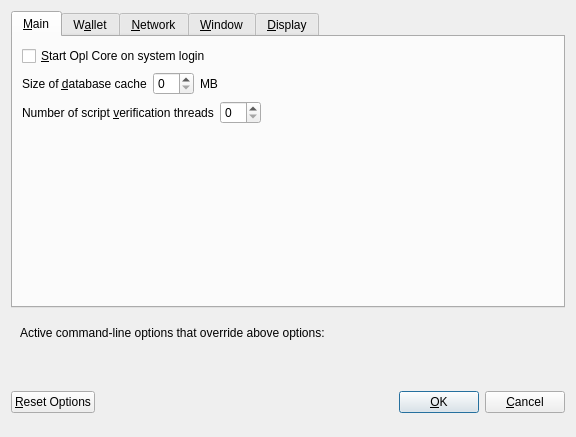
<?xml version="1.0" encoding="UTF-8"?>
<ui version="4.0">
 <class>OptionsDialog</class>
 <widget class="QDialog" name="OptionsDialog">
  <property name="geometry">
   <rect>
    <x>0</x>
    <y>0</y>
    <width>576</width>
    <height>402</height>
   </rect>
  </property>
  <property name="windowTitle">
   <string>Options</string>
  </property>
  <property name="modal">
   <bool>true</bool>
  </property>
  <layout class="QVBoxLayout" name="verticalLayout">
   <item>
    <widget class="QTabWidget" name="tabWidget">
     <property name="currentIndex">
      <number>0</number>
     </property>
     <widget class="QWidget" name="tabMain">
      <attribute name="title">
       <string>&amp;Main</string>
      </attribute>
      <layout class="QVBoxLayout" name="verticalLayout_Main">
       <item>
        <widget class="QCheckBox" name="bitcoinAtStartup">
         <property name="toolTip">
          <string>Automatically start Opl Core after logging in to the system.</string>
         </property>
         <property name="text">
          <string>&amp;Start Opl Core on system login</string>
         </property>
        </widget>
       </item>
       <item>
        <layout class="QHBoxLayout" name="horizontalLayout_2_Main">
         <item>
          <widget class="QLabel" name="databaseCacheLabel">
           <property name="text">
            <string>Size of &amp;database cache</string>
           </property>
           <property name="textFormat">
            <enum>Qt::PlainText</enum>
           </property>
           <property name="buddy">
            <cstring>databaseCache</cstring>
           </property>
          </widget>
         </item>
         <item>
          <widget class="QSpinBox" name="databaseCache"/>
         </item>
         <item>
          <widget class="QLabel" name="databaseCacheUnitLabel">
           <property name="text">
            <string>MB</string>
           </property>
           <property name="textFormat">
            <enum>Qt::PlainText</enum>
           </property>
          </widget>
         </item>
         <item>
          <spacer name="horizontalSpacer_2_Main">
           <property name="orientation">
            <enum>Qt::Horizontal</enum>
           </property>
           <property name="sizeHint" stdset="0">
            <size>
             <width>40</width>
             <height>20</height>
            </size>
           </property>
          </spacer>
         </item>
        </layout>
       </item>
       <item>
        <layout class="QHBoxLayout" name="horizontalLayout_3_Main">
         <item>
          <widget class="QLabel" name="threadsScriptVerifLabel">
           <property name="text">
            <string>Number of script &amp;verification threads</string>
           </property>
           <property name="textFormat">
            <enum>Qt::PlainText</enum>
           </property>
           <property name="buddy">
            <cstring>threadsScriptVerif</cstring>
           </property>
          </widget>
         </item>
         <item>
          <widget class="QSpinBox" name="threadsScriptVerif">
           <property name="toolTip">
            <string>(0 = auto, &lt;0 = leave that many cores free)</string>
           </property>
          </widget>
         </item>
         <item>
          <spacer name="horizontalSpacer_3_Main">
           <property name="orientation">
            <enum>Qt::Horizontal</enum>
           </property>
           <property name="sizeHint" stdset="0">
            <size>
             <width>40</width>
             <height>20</height>
            </size>
           </property>
          </spacer>
         </item>
        </layout>
       </item>
       <item>
        <spacer name="verticalSpacer_Main">
         <property name="orientation">
          <enum>Qt::Vertical</enum>
         </property>
         <property name="sizeHint" stdset="0">
          <size>
           <width>20</width>
           <height>40</height>
          </size>
         </property>
        </spacer>
       </item>
      </layout>
     </widget>
     <widget class="QWidget" name="tabWallet">
      <attribute name="title">
       <string>W&amp;allet</string>
      </attribute>
      <layout class="QVBoxLayout" name="verticalLayout_Wallet">
       <item>
        <widget class="QGroupBox" name="groupBox">
         <property name="title">
          <string>Expert</string>
         </property>
         <layout class="QVBoxLayout" name="verticalLayout_2">
          <item>
           <widget class="QCheckBox" name="coinControlFeatures">
            <property name="toolTip">
             <string>Whether to show coin control features or not.</string>
            </property>
            <property name="text">
             <string>Enable coin &amp;control features</string>
            </property>
           </widget>
          </item>
          <item>
           <widget class="QCheckBox" name="showMasternodesTab">
            <property name="toolTip">
             <string>Show additional tab listing all your masternodes in first sub-tab&lt;br/&gt;and all masternodes on the network in second sub-tab.</string>
            </property>
            <property name="text">
             <string>Show Masternodes Tab</string>
            </property>
           </widget>
          </item>
          <item>
           <widget class="QCheckBox" name="showAdvancedPSUI">
            <property name="toolTip">
             <string>Show additional information and buttons for PrivateSend on overview screen.</string>
            </property>
            <property name="text">
             <string>Enable advanced PrivateSend interface</string>
            </property>
           </widget>
          </item>
          <item>
           <widget class="QCheckBox" name="lowKeysWarning">
            <property name="toolTip">
             <string>Show warning dialog when PrivateSend detects that wallet has very low number of keys left.</string>
            </property>
            <property name="text">
             <string>Warn if PrivateSend is running out of keys</string>
            </property>
           </widget>
          </item>
          <item>
           <widget class="QCheckBox" name="privateSendMultiSession">
            <property name="toolTip">
             <string>Whether to use experimental PrivateSend mode with multiple mixing sessions per block.&lt;br/&gt;Note: You must use this feature carefully.&lt;br/&gt;Make sure you always have recent wallet (auto)backup in a safe place!</string>
            </property>
            <property name="text">
             <string>Enable PrivateSend &amp;multi-session</string>
            </property>
           </widget>
          </item>
          <item>
           <widget class="QCheckBox" name="spendZeroConfChange">
            <property name="toolTip">
             <string>If you disable the spending of unconfirmed change, the change from a transaction&lt;br/&gt;cannot be used until that transaction has at least one confirmation.&lt;br/&gt;This also affects how your balance is computed.</string>
            </property>
            <property name="text">
             <string>&amp;Spend unconfirmed change</string>
            </property>
           </widget>
          </item>
         </layout>
        </widget>
       </item>
       <item>
        <layout class="QHBoxLayout" name="horizontalLayout_4_Wallet">
         <item>
          <widget class="QLabel" name="label">
           <property name="toolTip">
            <string>This setting determines the amount of individual masternodes that an input will be anonymized through.&lt;br/&gt;More rounds of anonymization gives a higher degree of privacy, but also costs more in fees.</string>
           </property>
           <property name="text">
            <string>PrivateSend rounds to use</string>
           </property>
          </widget>
         </item>
         <item>
          <widget class="QSpinBox" name="privateSendRounds">
           <property name="minimum">
            <number>2</number>
           </property>
           <property name="maximum">
            <number>8</number>
           </property>
           <property name="value">
            <number>4</number>
           </property>
          </widget>
         </item>
        </layout>
       </item>
       <item>
        <layout class="QHBoxLayout" name="horizontalLayout">
         <item>
          <widget class="QLabel" name="label_2">
           <property name="toolTip">
            <string>This amount acts as a threshold to turn off PrivateSend once it's reached.</string>
           </property>
           <property name="statusTip">
            <string notr="true"/>
           </property>
           <property name="whatsThis">
            <string notr="true"/>
           </property>
           <property name="accessibleName">
            <string notr="true"/>
           </property>
           <property name="accessibleDescription">
            <string notr="true"/>
           </property>
           <property name="text">
            <string>Amount of Opl to keep anonymized</string>
           </property>
          </widget>
         </item>
         <item>
          <widget class="QSpinBox" name="privateSendAmount">
           <property name="minimum">
            <number>2</number>
           </property>
           <property name="maximum">
            <number>2000</number>
           </property>
           <property name="singleStep">
            <number>10</number>
           </property>
           <property name="value">
            <number>1000</number>
           </property>
          </widget>
         </item>
        </layout>
       </item>
       <item>
        <spacer name="verticalSpacer_Wallet">
         <property name="orientation">
          <enum>Qt::Vertical</enum>
         </property>
         <property name="sizeHint" stdset="0">
          <size>
           <width>20</width>
           <height>40</height>
          </size>
         </property>
        </spacer>
       </item>
      </layout>
     </widget>
     <widget class="QWidget" name="tabNetwork">
      <attribute name="title">
       <string>&amp;Network</string>
      </attribute>
      <layout class="QVBoxLayout" name="verticalLayout_Network">
       <item>
        <widget class="QCheckBox" name="mapPortUpnp">
         <property name="toolTip">
          <string>Automatically open the Opl Core client port on the router. This only works when your router supports UPnP and it is enabled.</string>
         </property>
         <property name="text">
          <string>Map port using &amp;UPnP</string>
         </property>
        </widget>
       </item>
       <item>
        <widget class="QCheckBox" name="allowIncoming">
         <property name="toolTip">
          <string>Accept connections from outside</string>
         </property>
         <property name="text">
          <string>Allow incoming connections</string>
         </property>
        </widget>
       </item>
       <item>
        <widget class="QCheckBox" name="connectSocks">
         <property name="toolTip">
          <string>Connect to the Opl network through a SOCKS5 proxy.</string>
         </property>
         <property name="text">
          <string>&amp;Connect through SOCKS5 proxy (default proxy):</string>
         </property>
        </widget>
       </item>
       <item>
        <layout class="QHBoxLayout" name="horizontalLayout_1_Network">
         <item>
          <widget class="QLabel" name="proxyIpLabel">
           <property name="text">
            <string>Proxy &amp;IP:</string>
           </property>
           <property name="textFormat">
            <enum>Qt::PlainText</enum>
           </property>
           <property name="buddy">
            <cstring>proxyIp</cstring>
           </property>
          </widget>
         </item>
         <item>
          <widget class="QValidatedLineEdit" name="proxyIp">
           <property name="minimumSize">
            <size>
             <width>140</width>
             <height>0</height>
            </size>
           </property>
           <property name="maximumSize">
            <size>
             <width>140</width>
             <height>16777215</height>
            </size>
           </property>
           <property name="toolTip">
            <string>IP address of the proxy (e.g. IPv4: 127.0.0.1 / IPv6: ::1)</string>
           </property>
          </widget>
         </item>
         <item>
          <widget class="QLabel" name="proxyPortLabel">
           <property name="text">
            <string>&amp;Port:</string>
           </property>
           <property name="textFormat">
            <enum>Qt::PlainText</enum>
           </property>
           <property name="buddy">
            <cstring>proxyPort</cstring>
           </property>
          </widget>
         </item>
         <item>
          <widget class="QLineEdit" name="proxyPort">
           <property name="minimumSize">
            <size>
             <width>55</width>
             <height>0</height>
            </size>
           </property>
           <property name="maximumSize">
            <size>
             <width>55</width>
             <height>16777215</height>
            </size>
           </property>
           <property name="toolTip">
            <string>Port of the proxy (e.g. 9050)</string>
           </property>
          </widget>
         </item>
         <item>
          <spacer name="horizontalSpacer_1_Network">
           <property name="orientation">
            <enum>Qt::Horizontal</enum>
           </property>
           <property name="sizeHint" stdset="0">
            <size>
             <width>40</width>
             <height>20</height>
            </size>
           </property>
          </spacer>
         </item>
        </layout>
       </item>
       <item>
        <layout class="QHBoxLayout" name="horizontalLayout_2_Network">
         <item>
          <widget class="QLabel" name="proxyActiveNets">
           <property name="text">
            <string>Used for reaching peers via:</string>
           </property>
           <property name="textFormat">
            <enum>Qt::PlainText</enum>
           </property>
          </widget>
         </item>
         <item>
          <widget class="QCheckBox" name="proxyReachIPv4">
           <property name="enabled">
            <bool>false</bool>
           </property>
           <property name="toolTip">
            <string>Shows, if the supplied default SOCKS5 proxy is used to reach peers via this network type.</string>
           </property>
           <property name="text">
            <string/>
           </property>
          </widget>
         </item>
         <item>
          <widget class="QLabel" name="proxyReachIPv4Label">
           <property name="text">
            <string>IPv4</string>
           </property>
           <property name="textFormat">
            <enum>Qt::PlainText</enum>
           </property>
          </widget>
         </item>
         <item>
          <widget class="QCheckBox" name="proxyReachIPv6">
           <property name="enabled">
            <bool>false</bool>
           </property>
           <property name="toolTip">
            <string>Shows, if the supplied default SOCKS5 proxy is used to reach peers via this network type.</string>
           </property>
           <property name="text">
            <string/>
           </property>
          </widget>
         </item>
         <item>
          <widget class="QLabel" name="proxyReachIPv6Label">
           <property name="text">
            <string>IPv6</string>
           </property>
           <property name="textFormat">
            <enum>Qt::PlainText</enum>
           </property>
          </widget>
         </item>
         <item>
          <widget class="QCheckBox" name="proxyReachTor">
           <property name="enabled">
            <bool>false</bool>
           </property>
           <property name="toolTip">
            <string>Shows, if the supplied default SOCKS5 proxy is used to reach peers via this network type.</string>
           </property>
           <property name="text">
            <string/>
           </property>
          </widget>
         </item>
         <item>
          <widget class="QLabel" name="proxyReachTorLabel">
           <property name="text">
            <string>Tor</string>
           </property>
           <property name="textFormat">
            <enum>Qt::PlainText</enum>
           </property>
          </widget>
         </item>
         <item>
          <spacer name="horizontalSpacer_2_Network">
           <property name="orientation">
            <enum>Qt::Horizontal</enum>
           </property>
           <property name="sizeHint" stdset="0">
            <size>
             <width>40</width>
             <height>20</height>
            </size>
           </property>
          </spacer>
         </item>
        </layout>
       </item>
       <item>
        <widget class="QCheckBox" name="connectSocksTor">
         <property name="toolTip">
          <string>Connect to the Opl network through a separate SOCKS5 proxy for Tor hidden services.</string>
         </property>
         <property name="text">
          <string>Use separate SOCKS5 proxy to reach peers via Tor hidden services:</string>
         </property>
        </widget>
       </item>
       <item>
        <layout class="QHBoxLayout" name="horizontalLayout_3_Network">
         <item>
          <widget class="QLabel" name="proxyIpTorLabel">
           <property name="text">
            <string>Proxy &amp;IP:</string>
           </property>
           <property name="textFormat">
            <enum>Qt::PlainText</enum>
           </property>
           <property name="buddy">
            <cstring>proxyIpTor</cstring>
           </property>
          </widget>
         </item>
         <item>
          <widget class="QValidatedLineEdit" name="proxyIpTor">
           <property name="minimumSize">
            <size>
             <width>140</width>
             <height>0</height>
            </size>
           </property>
           <property name="maximumSize">
            <size>
             <width>140</width>
             <height>16777215</height>
            </size>
           </property>
           <property name="toolTip">
            <string>IP address of the proxy (e.g. IPv4: 127.0.0.1 / IPv6: ::1)</string>
           </property>
          </widget>
         </item>
         <item>
          <widget class="QLabel" name="proxyPortTorLabel">
           <property name="text">
            <string>&amp;Port:</string>
           </property>
           <property name="textFormat">
            <enum>Qt::PlainText</enum>
           </property>
           <property name="buddy">
            <cstring>proxyPortTor</cstring>
           </property>
          </widget>
         </item>
         <item>
          <widget class="QLineEdit" name="proxyPortTor">
           <property name="minimumSize">
            <size>
             <width>55</width>
             <height>0</height>
            </size>
           </property>
           <property name="maximumSize">
            <size>
             <width>55</width>
             <height>16777215</height>
            </size>
           </property>
           <property name="toolTip">
            <string>Port of the proxy (e.g. 9050)</string>
           </property>
          </widget>
         </item>
         <item>
          <spacer name="horizontalSpacer_4_Network">
           <property name="orientation">
            <enum>Qt::Horizontal</enum>
           </property>
           <property name="sizeHint" stdset="0">
            <size>
             <width>40</width>
             <height>20</height>
            </size>
           </property>
          </spacer>
         </item>
        </layout>
       </item>
       <item>
        <spacer name="verticalSpacer_Network">
         <property name="orientation">
          <enum>Qt::Vertical</enum>
         </property>
         <property name="sizeHint" stdset="0">
          <size>
           <width>20</width>
           <height>40</height>
          </size>
         </property>
        </spacer>
       </item>
      </layout>
     </widget>
     <widget class="QWidget" name="tabWindow">
      <attribute name="title">
       <string>&amp;Window</string>
      </attribute>
      <layout class="QVBoxLayout" name="verticalLayout_Window">
       <item>
        <widget class="QCheckBox" name="hideTrayIcon">
         <property name="toolTip">
          <string>&amp;Hide the icon from the system tray.</string>
         </property>
         <property name="text">
          <string>Hide tray icon</string>
         </property>
        </widget>
       </item>
       <item>
        <widget class="QCheckBox" name="minimizeToTray">
         <property name="toolTip">
          <string>Show only a tray icon after minimizing the window.</string>
         </property>
         <property name="text">
          <string>&amp;Minimize to the tray instead of the taskbar</string>
         </property>
        </widget>
       </item>
       <item>
        <widget class="QCheckBox" name="minimizeOnClose">
         <property name="toolTip">
          <string>Minimize instead of exit the application when the window is closed. When this option is enabled, the application will be closed only after selecting Exit in the menu.</string>
         </property>
         <property name="text">
          <string>M&amp;inimize on close</string>
         </property>
        </widget>
       </item>
       <item>
        <spacer name="verticalSpacer_Window">
         <property name="orientation">
          <enum>Qt::Vertical</enum>
         </property>
         <property name="sizeHint" stdset="0">
          <size>
           <width>20</width>
           <height>40</height>
          </size>
         </property>
        </spacer>
       </item>
      </layout>
     </widget>
     <widget class="QWidget" name="tabDisplay">
      <attribute name="title">
       <string>&amp;Display</string>
      </attribute>
      <layout class="QVBoxLayout" name="verticalLayout_Display">
       <item>
        <layout class="QHBoxLayout" name="horizontalLayout_1_Display">
         <item>
          <widget class="QLabel" name="langLabel">
           <property name="text">
            <string>User Interface &amp;language:</string>
           </property>
           <property name="textFormat">
            <enum>Qt::PlainText</enum>
           </property>
           <property name="buddy">
            <cstring>lang</cstring>
           </property>
          </widget>
         </item>
         <item>
          <widget class="QValueComboBox" name="lang">
           <property name="toolTip">
            <string>The user interface language can be set here. This setting will take effect after restarting Opl Core.</string>
           </property>
          </widget>
         </item>
        </layout>
       </item>
       <item>
        <widget class="QLabel" name="label_3">
         <property name="toolTip">
          <string notr="true"/>
         </property>
         <property name="statusTip">
          <string notr="true"/>
         </property>
         <property name="whatsThis">
          <string notr="true"/>
         </property>
         <property name="accessibleName">
          <string notr="true"/>
         </property>
         <property name="text">
          <string>Language missing or translation incomplete? Help contributing translations here:
https://www.transifex.com/projects/p/opl/</string>
         </property>
         <property name="wordWrap">
          <bool>true</bool>
         </property>
         <property name="openExternalLinks">
          <bool>true</bool>
         </property>
         <property name="textInteractionFlags">
          <set>Qt::TextBrowserInteraction</set>
         </property>
        </widget>
       </item>
       <item>
        <layout class="QHBoxLayout" name="horizontalLayout_4_Display" stretch="0,0">
         <item>
          <widget class="QLabel" name="themeLabel">
           <property name="text">
            <string>User Interface Theme:</string>
           </property>
          </widget>
         </item>
         <item>
          <widget class="QValueComboBox" name="theme"/>
         </item>
        </layout>
       </item>
       <item>
        <widget class="Line" name="line">
         <property name="orientation">
          <enum>Qt::Horizontal</enum>
         </property>
        </widget>
       </item>
       <item>
        <layout class="QHBoxLayout" name="horizontalLayout_2_Display">
         <item>
          <widget class="QLabel" name="unitLabel">
           <property name="text">
            <string>&amp;Unit to show amounts in:</string>
           </property>
           <property name="textFormat">
            <enum>Qt::PlainText</enum>
           </property>
           <property name="buddy">
            <cstring>unit</cstring>
           </property>
          </widget>
         </item>
         <item>
          <widget class="QValueComboBox" name="unit">
           <property name="toolTip">
            <string>Choose the default subdivision unit to show in the interface and when sending coins.</string>
           </property>
          </widget>
         </item>
        </layout>
       </item>
       <item>
        <layout class="QHBoxLayout" name="horizontalLayout_5_Display">
         <item>
          <widget class="QLabel" name="digitsLabel">
           <property name="text">
            <string>Decimal digits</string>
           </property>
          </widget>
         </item>
         <item>
          <widget class="QValueComboBox" name="digits"/>
         </item>
        </layout>
       </item>
       <item>
        <layout class="QHBoxLayout" name="horizontalLayout_3_Display">
         <item>
          <widget class="QLabel" name="thirdPartyTxUrlsLabel">
           <property name="toolTip">
            <string>Third party URLs (e.g. a block explorer) that appear in the transactions tab as context menu items.&lt;br/&gt;%s in the URL is replaced by transaction hash. Multiple URLs are separated by vertical bar |.</string>
           </property>
           <property name="text">
            <string>Third party transaction URLs</string>
           </property>
           <property name="buddy">
            <cstring>thirdPartyTxUrls</cstring>
           </property>
          </widget>
         </item>
         <item>
          <widget class="QLineEdit" name="thirdPartyTxUrls">
           <property name="toolTip">
            <string>Third party URLs (e.g. a block explorer) that appear in the transactions tab as context menu items.&lt;br/&gt;%s in the URL is replaced by transaction hash. Multiple URLs are separated by vertical bar |.</string>
           </property>
          </widget>
         </item>
        </layout>
       </item>
       <item>
        <spacer name="verticalSpacer">
         <property name="orientation">
          <enum>Qt::Vertical</enum>
         </property>
         <property name="sizeHint" stdset="0">
          <size>
           <width>20</width>
           <height>40</height>
          </size>
         </property>
        </spacer>
       </item>
      </layout>
     </widget>
    </widget>
   </item>
   <item>
    <widget class="QFrame" name="frame">
     <layout class="QVBoxLayout" name="verticalLayout_Bottom">
      <item>
       <layout class="QHBoxLayout" name="horizontalLayout_Bottom">
        <item>
         <widget class="QLabel" name="overriddenByCommandLineInfoLabel">
          <property name="text">
           <string>Active command-line options that override above options:</string>
          </property>
          <property name="textFormat">
           <enum>Qt::PlainText</enum>
          </property>
         </widget>
        </item>
        <item>
         <spacer name="horizontalSpacer_Bottom">
          <property name="orientation">
           <enum>Qt::Horizontal</enum>
          </property>
          <property name="sizeHint" stdset="0">
           <size>
            <width>40</width>
            <height>20</height>
           </size>
          </property>
         </spacer>
        </item>
       </layout>
      </item>
      <item>
       <widget class="QLabel" name="overriddenByCommandLineLabel">
        <property name="text">
         <string/>
        </property>
        <property name="textFormat">
         <enum>Qt::PlainText</enum>
        </property>
        <property name="wordWrap">
         <bool>true</bool>
        </property>
       </widget>
      </item>
     </layout>
    </widget>
   </item>
   <item>
    <layout class="QHBoxLayout" name="horizontalLayout_Buttons">
     <item>
      <widget class="QPushButton" name="resetButton">
       <property name="toolTip">
        <string>Reset all client options to default.</string>
       </property>
       <property name="text">
        <string>&amp;Reset Options</string>
       </property>
       <property name="autoDefault">
        <bool>false</bool>
       </property>
      </widget>
     </item>
     <item>
      <spacer name="horizontalSpacer_1">
       <property name="orientation">
        <enum>Qt::Horizontal</enum>
       </property>
       <property name="sizeHint" stdset="0">
        <size>
         <width>40</width>
         <height>48</height>
        </size>
       </property>
      </spacer>
     </item>
     <item>
      <widget class="QLabel" name="statusLabel">
       <property name="minimumSize">
        <size>
         <width>200</width>
         <height>0</height>
        </size>
       </property>
       <property name="font">
        <font>
         <weight>75</weight>
         <bold>true</bold>
        </font>
       </property>
       <property name="text">
        <string/>
       </property>
       <property name="textFormat">
        <enum>Qt::PlainText</enum>
       </property>
       <property name="wordWrap">
        <bool>true</bool>
       </property>
      </widget>
     </item>
     <item>
      <spacer name="horizontalSpacer_2">
       <property name="orientation">
        <enum>Qt::Horizontal</enum>
       </property>
       <property name="sizeHint" stdset="0">
        <size>
         <width>40</width>
         <height>48</height>
        </size>
       </property>
      </spacer>
     </item>
     <item>
      <widget class="QPushButton" name="okButton">
       <property name="text">
        <string>&amp;OK</string>
       </property>
       <property name="autoDefault">
        <bool>false</bool>
       </property>
       <property name="default">
        <bool>true</bool>
       </property>
      </widget>
     </item>
     <item>
      <widget class="QPushButton" name="cancelButton">
       <property name="text">
        <string>&amp;Cancel</string>
       </property>
       <property name="autoDefault">
        <bool>false</bool>
       </property>
      </widget>
     </item>
    </layout>
   </item>
  </layout>
 </widget>
 <customwidgets>
  <customwidget>
   <class>QValidatedLineEdit</class>
   <extends>QLineEdit</extends>
   <header>qvalidatedlineedit.h</header>
  </customwidget>
  <customwidget>
   <class>QValueComboBox</class>
   <extends>QComboBox</extends>
   <header>qvaluecombobox.h</header>
  </customwidget>
 </customwidgets>
 <resources/>
 <connections/>
</ui>
